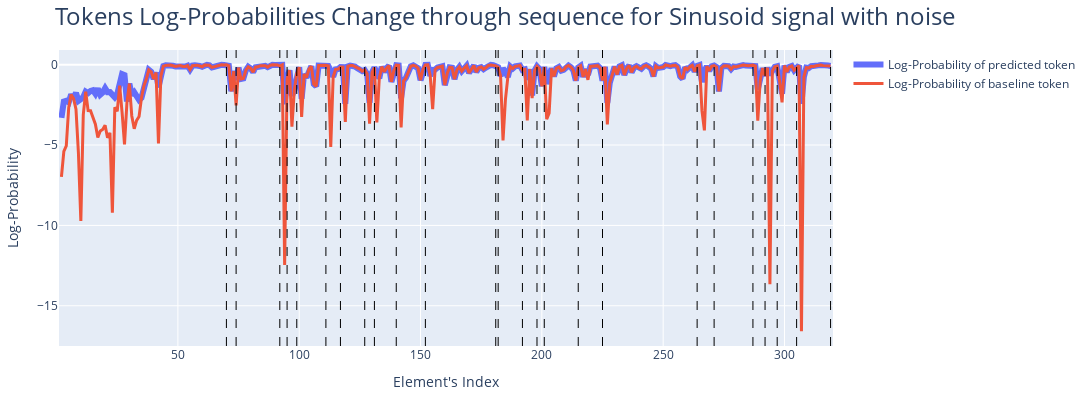

Here is the notebook cell this chart was saved with:
### Code cell
plot_log_prob_with_noise(logits=sin_noiz_logits, base_seq=sin_seq_orig, noise_indecies=noise_idxs, plot_name="Tokens Log-Probabilities Change through sequence for Sinusoid signal with noise", height=400, width=1700)

### Figure 1 — Plotly figure (JSON) as saved in the notebook; plotly's stock layout.template omitted (floating-point values rounded to 4 significant figures; data arrays with more than 128 entries replaced by an {"elided": "..."} marker saying what was removed)
{"data": [{"line": {"width": 6}, "mode": "lines", "name": "Log-Probability of predicted token", "type": "scatter", "x": {"elided": "318 int values"}, "y": {"elided": "319 float values"}}, {"line": {"width": 3}, "mode": "lines", "name": "Log-Probability of baseline token", "type": "scatter", "x": {"elided": "318 int values"}, "y": {"elided": "319 float values"}}], "layout": {"height": 400, "margin": {"b": 50, "l": 50, "r": 50, "t": 50}, "shapes": [{"line": {"color": "black", "dash": "dash", "width": 1}, "type": "line", "x0": 70, "x1": 70, "xref": "x", "y0": 0, "y1": 1, "yref": "y domain"}, {"line": {"color": "black", "dash": "dash", "width": 1}, "type": "line", "x0": 74, "x1": 74, "xref": "x", "y0": 0, "y1": 1, "yref": "y domain"}, {"line": {"color": "black", "dash": "dash", "width": 1}, "type": "line", "x0": 92, "x1": 92, "xref": "x", "y0": 0, "y1": 1, "yref": "y domain"}, {"line": {"color": "black", "dash": "dash", "width": 1}, "type": "line", "x0": 95, "x1": 95, "xref": "x", "y0": 0, "y1": 1, "yref": "y domain"}, {"line": {"color": "black", "dash": "dash", "width": 1}, "type": "line", "x0": 99, "x1": 99, "xref": "x", "y0": 0, "y1": 1, "yref": "y domain"}, {"line": {"color": "black", "dash": "dash", "width": 1}, "type": "line", "x0": 111, "x1": 111, "xref": "x", "y0": 0, "y1": 1, "yref": "y domain"}, {"line": {"color": "black", "dash": "dash", "width": 1}, "type": "line", "x0": 117, "x1": 117, "xref": "x", "y0": 0, "y1": 1, "yref": "y domain"}, {"line": {"color": "black", "dash": "dash", "width": 1}, "type": "line", "x0": 127, "x1": 127, "xref": "x", "y0": 0, "y1": 1, "yref": "y domain"}, {"line": {"color": "black", "dash": "dash", "width": 1}, "type": "line", "x0": 131, "x1": 131, "xref": "x", "y0": 0, "y1": 1, "yref": "y domain"}, {"line": {"color": "black", "dash": "dash", "width": 1}, "type": "line", "x0": 140, "x1": 140, "xref": "x", "y0": 0, "y1": 1, "yref": "y domain"}, {"line": {"color": "black", "dash": "dash", "width": 1}, "type": "line", "x0": 152, "x1": 152, "xref": "x", "y0": 0, "y1": 1, "yref": "y domain"}, {"line": {"color": "black", "dash": "dash", "width": 1}, "type": "line", "x0": 181, "x1": 181, "xref": "x", "y0": 0, "y1": 1, "yref": "y domain"}, {"line": {"color": "black", "dash": "dash", "width": 1}, "type": "line", "x0": 182, "x1": 182, "xref": "x", "y0": 0, "y1": 1, "yref": "y domain"}, {"line": {"color": "black", "dash": "dash", "width": 1}, "type": "line", "x0": 192, "x1": 192, "xref": "x", "y0": 0, "y1": 1, "yref": "y domain"}, {"line": {"color": "black", "dash": "dash", "width": 1}, "type": "line", "x0": 198, "x1": 198, "xref": "x", "y0": 0, "y1": 1, "yref": "y domain"}, {"line": {"color": "black", "dash": "dash", "width": 1}, "type": "line", "x0": 201, "x1": 201, "xref": "x", "y0": 0, "y1": 1, "yref": "y domain"}, {"line": {"color": "black", "dash": "dash", "width": 1}, "type": "line", "x0": 215, "x1": 215, "xref": "x", "y0": 0, "y1": 1, "yref": "y domain"}, {"line": {"color": "black", "dash": "dash", "width": 1}, "type": "line", "x0": 225, "x1": 225, "xref": "x", "y0": 0, "y1": 1, "yref": "y domain"}, {"line": {"color": "black", "dash": "dash", "width": 1}, "type": "line", "x0": 264, "x1": 264, "xref": "x", "y0": 0, "y1": 1, "yref": "y domain"}, {"line": {"color": "black", "dash": "dash", "width": 1}, "type": "line", "x0": 271, "x1": 271, "xref": "x", "y0": 0, "y1": 1, "yref": "y domain"}, {"line": {"color": "black", "dash": "dash", "width": 1}, "type": "line", "x0": 287, "x1": 287, "xref": "x", "y0": 0, "y1": 1, "yref": "y domain"}, {"line": {"color": "black", "dash": "dash", "width": 1}, "type": "line", "x0": 292, "x1": 292, "xref": "x", "y0": 0, "y1": 1, "yref": "y domain"}, {"line": {"color": "black", "dash": "dash", "width": 1}, "type": "line", "x0": 297, "x1": 297, "xref": "x", "y0": 0, "y1": 1, "yref": "y domain"}, {"line": {"color": "black", "dash": "dash", "width": 1}, "type": "line", "x0": 305, "x1": 305, "xref": "x", "y0": 0, "y1": 1, "yref": "y domain"}, {"line": {"color": "black", "dash": "dash", "width": 1}, "type": "line", "x0": 319, "x1": 319, "xref": "x", "y0": 0, "y1": 1, "yref": "y domain"}], "title": {"font": {"size": 24}, "text": "Tokens Log-Probabilities Change through sequence for Sinusoid signal with noise"}, "width": 1700, "xaxis": {"range": [1, 320], "title": {"text": "Element's Index"}, "type": "linear"}, "yaxis": {"autorange": true, "range": [-17.5, 0.9134], "title": {"text": "Log-Probability"}, "type": "linear"}}}
